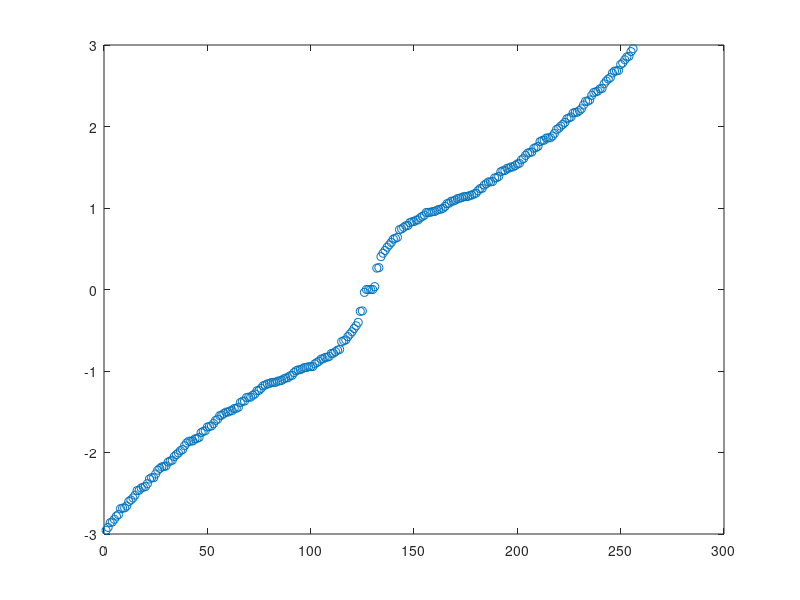
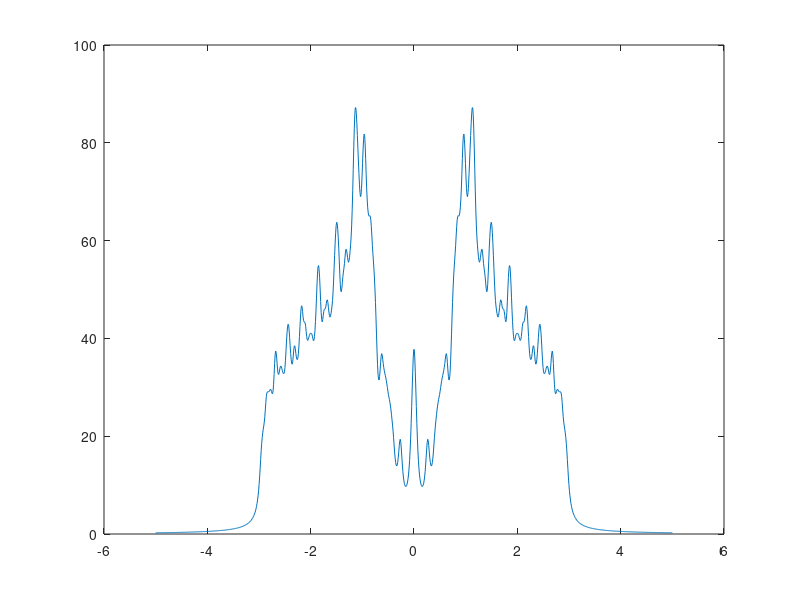

Reproduce these figures in MATLAB, in order.
%%
% ----- Graphene ------
%%
% ----- Hamiltonian -----
clc;
clear;
t = 1;
Ncellx = 8;
Ncelly = 8;
h00 = diag(t*ones(1,3),1) + diag(t*ones(1,3),-1);
h0y = zeros(4);
h0y(4,1) = t;
H00 = kron(diag(ones(1,Ncelly)),h00) + kron(diag(ones(1,Ncelly-1),1),h0y) +...
      kron(diag(ones(1,Ncelly-1),1),h0y)';
H01 = zeros(4);
H01(2,1) = t;
H01(3,4) = t;
Hx = kron(eye(Ncelly),H01);
H = kron(eye(Ncellx),H00) + kron(diag(ones(1,Ncellx-1),1),Hx) +...
    kron(diag(ones(1,Ncellx-1),1),Hx)';
%%
[V,D] = eig(H);
%%
plot(diag(D),'o')
%%
eta = 0.05*1j;
Ef_list = linspace(-5*t,5*t,1000);
Dos_list = zeros(1,length(Ef_list));

for ii = 1:length(Ef_list)
    Ef = Ef_list(ii);
    G = inv((Ef+eta)*eye(Ncellx*Ncelly*4)-H);
    Dos = -trace(imag(G))/pi;
    Dos_list(ii) = Dos;
end
figure;
plot(Ef_list,Dos_list);


